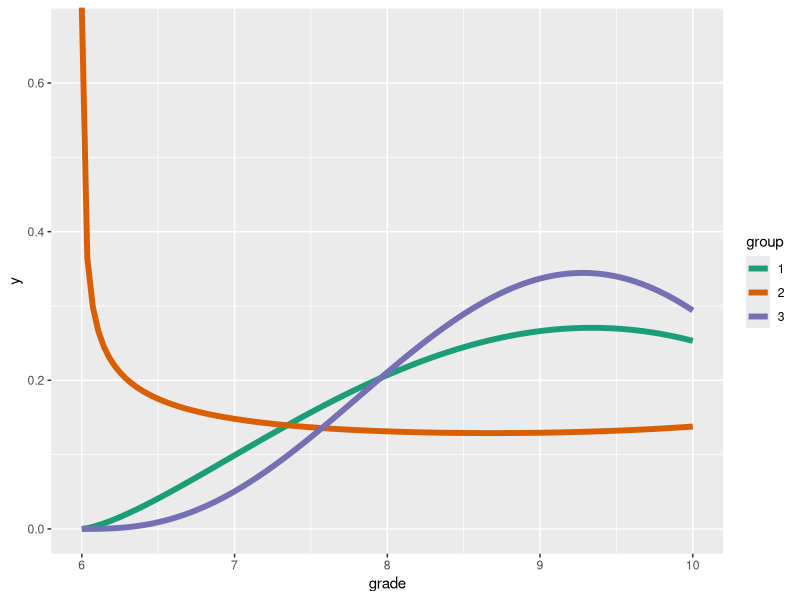
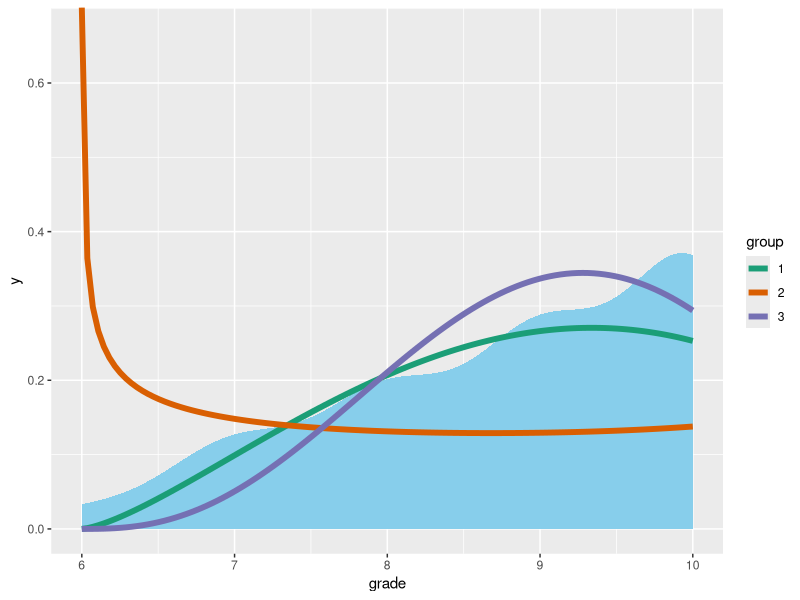

These figures' R source, in order:
# libraries --------------------------------------------------------------------
library(ggplot2)
library(tidyverse)

# load the data ----------------------------------------------------------------
df <- read.csv("./session_06_priors/data/grades.csv")

# betas ------------------------------------------------------------------------
betas <- data.frame(
  alpha = c(2.43, 0.71, 3.81),
  beta = c(2.14, 0.64, 3.33)
)

# calculate density
x_max <- 6
x <- seq(0, x_max, length.out = 1000)

df_beta <- data.frame(x = numeric(), y = numeric(), group = factor())

for (i in seq_len(nrow(betas))) {
  beta <- betas[i, ]
  y <- dbeta(x, beta$alpha, beta$beta)
  df_beta <- df_beta %>%
    add_row(x = (x * x_max) + x_max, y = y / x_max, group = as.factor(i))
}

# plot -------------------------------------------------------------------------
ggplot(data = df, aes(x = grade)) +
  geom_line(data = df_beta, aes(x = x, y = y, color = group), linewidth = 2) +
  xlim(x_max, 10) +
  scale_color_brewer(type = "qual", palette = 2)

ggplot(data = df, aes(x = grade)) +
  geom_density(color = NA, fill = "skyblue") +
  geom_line(data = df_beta, aes(x = x, y = y, color = group), linewidth = 2) +
  xlim(x_max, 10) +
  scale_color_brewer(type = "qual", palette = 2)
